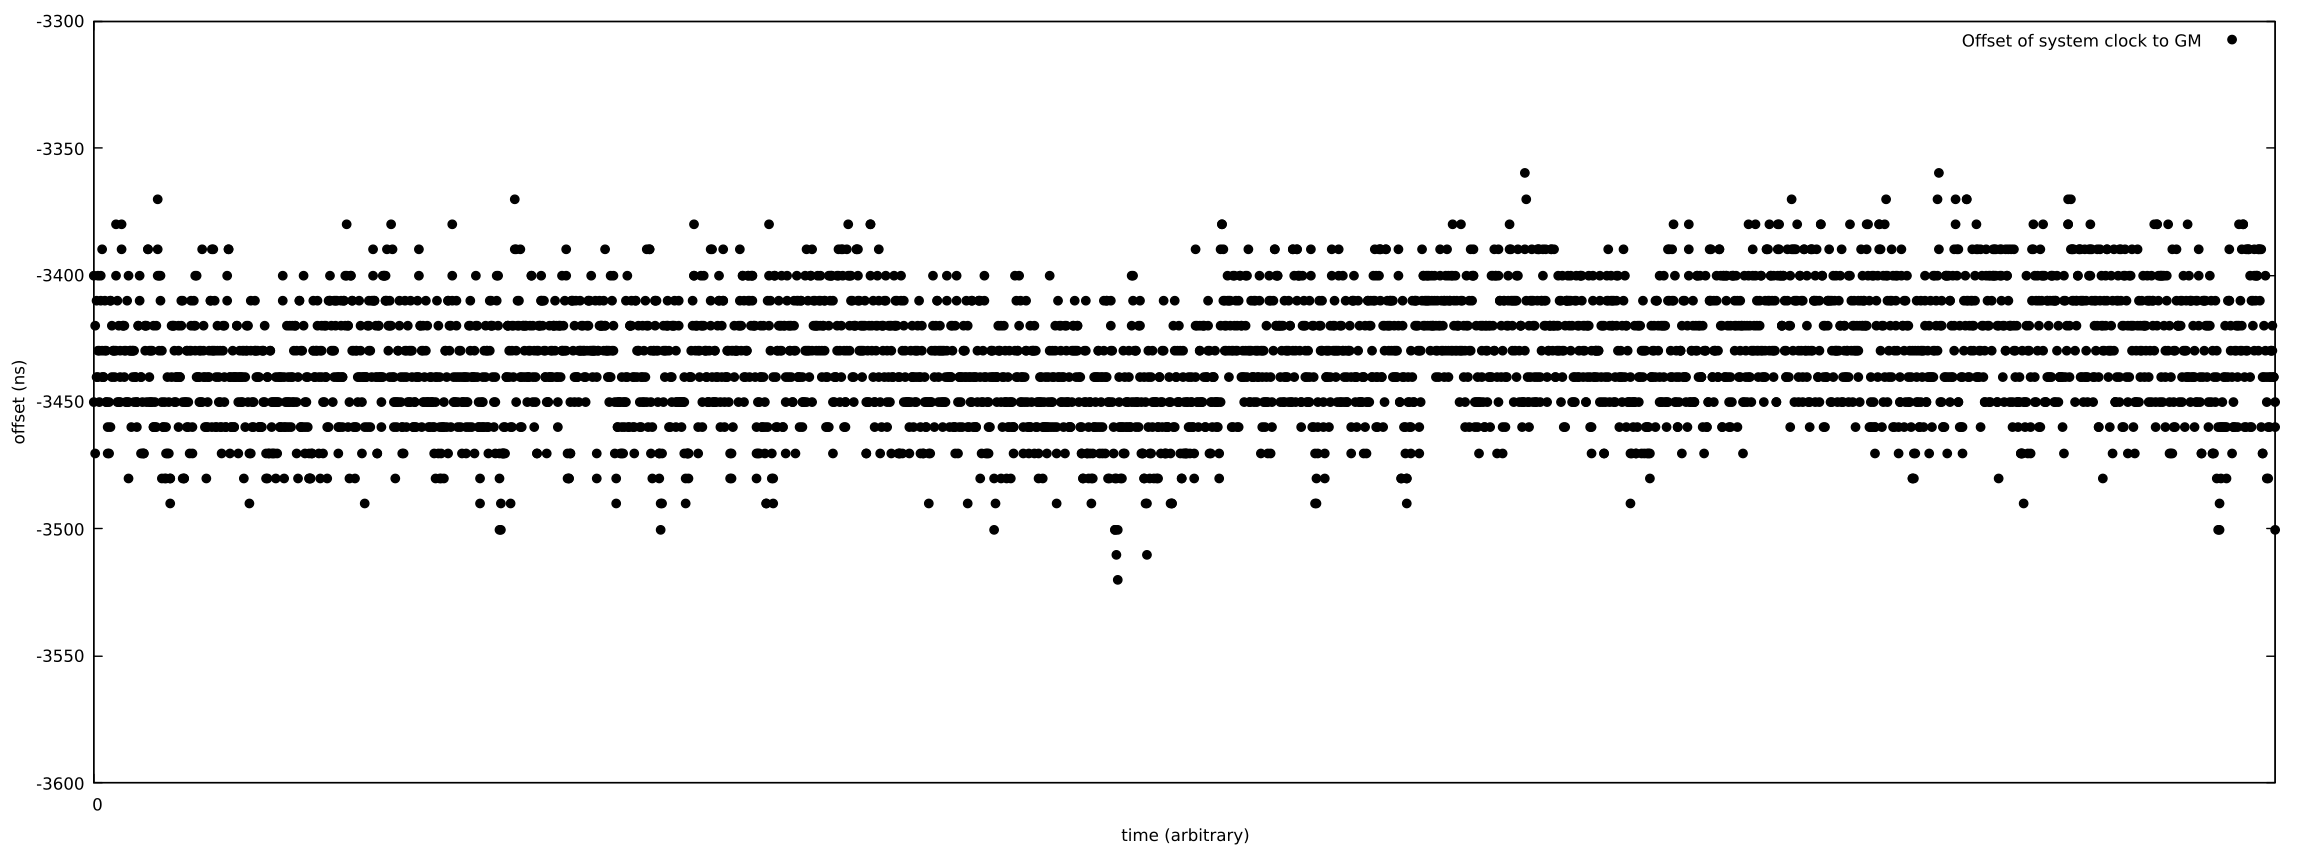

The script that drew this image:
set yrange [-3600:-3300]
set xlabel "time (arbitrary)"
set ylabel "offset (ns)"
plot '../meetlogboek/ref-10-05-2022-1342-analysis/nic-offset.dat' using ($1*10.00004010) pt 7 black title "Offset of system clock to GM"
